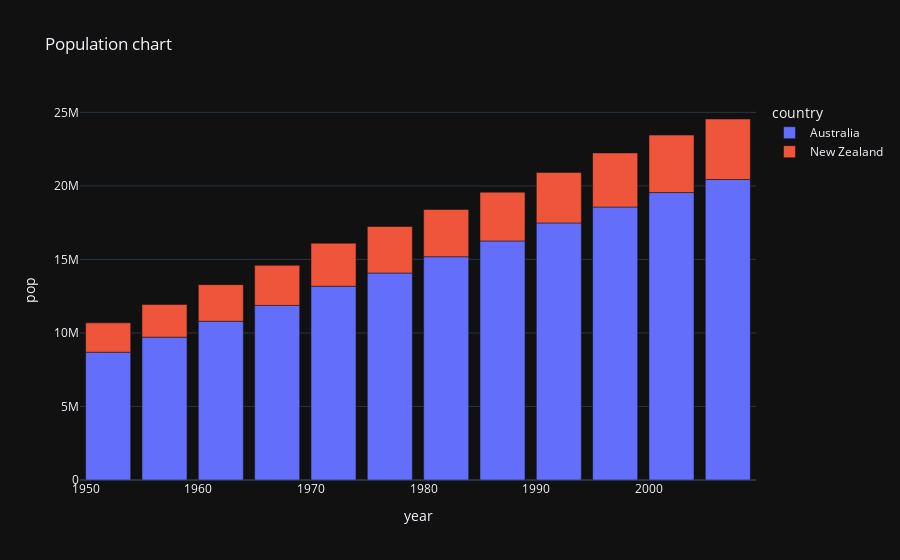

The notebook cell this image was saved under:
### Code cell
fig = px.bar(df, x='year', y='pop', color='country', title='Population chart')
fig.update_layout(template='plotly_dark')
config = {'displaylogo': False,}
fig.show(config=config)

### Figure 1 — Plotly figure (JSON) as saved in the notebook; plotly's stock layout.template omitted (floating-point values rounded to 4 significant figures)
{"data": [{"alignmentgroup": "True", "hovertemplate": "country=Australia<br>year=%{x}<br>pop=%{y}<extra></extra>", "legendgroup": "Australia", "marker": {"color": "#636efa"}, "name": "Australia", "offsetgroup": "Australia", "orientation": "v", "showlegend": true, "textposition": "auto", "type": "bar", "x": [1952, 1957, 1962, 1967, 1972, 1977, 1982, 1987, 1992, 1997, 2002, 2007], "xaxis": "x", "y": [8691212, 9712569, 10794968, 11872264, 13177000, 14074100, 15184200, 16257249, 17481977, 18565243, 19546792, 20434176], "yaxis": "y"}, {"alignmentgroup": "True", "hovertemplate": "country=New Zealand<br>year=%{x}<br>pop=%{y}<extra></extra>", "legendgroup": "New Zealand", "marker": {"color": "#EF553B"}, "name": "New Zealand", "offsetgroup": "New Zealand", "orientation": "v", "showlegend": true, "textposition": "auto", "type": "bar", "x": [1952, 1957, 1962, 1967, 1972, 1977, 1982, 1987, 1992, 1997, 2002, 2007], "xaxis": "x", "y": [1994794, 2229407, 2488550, 2728150, 2929100, 3164900, 3210650, 3317166, 3437674, 3676187, 3908037, 4115771], "yaxis": "y"}], "layout": {"barmode": "relative", "legend": {"title": {"text": "country"}, "tracegroupgap": 0}, "title": {"text": "Population chart"}, "xaxis": {"anchor": "y", "domain": [0, 1], "title": {"text": "year"}}, "yaxis": {"anchor": "x", "domain": [0, 1], "title": {"text": "pop"}}}}
